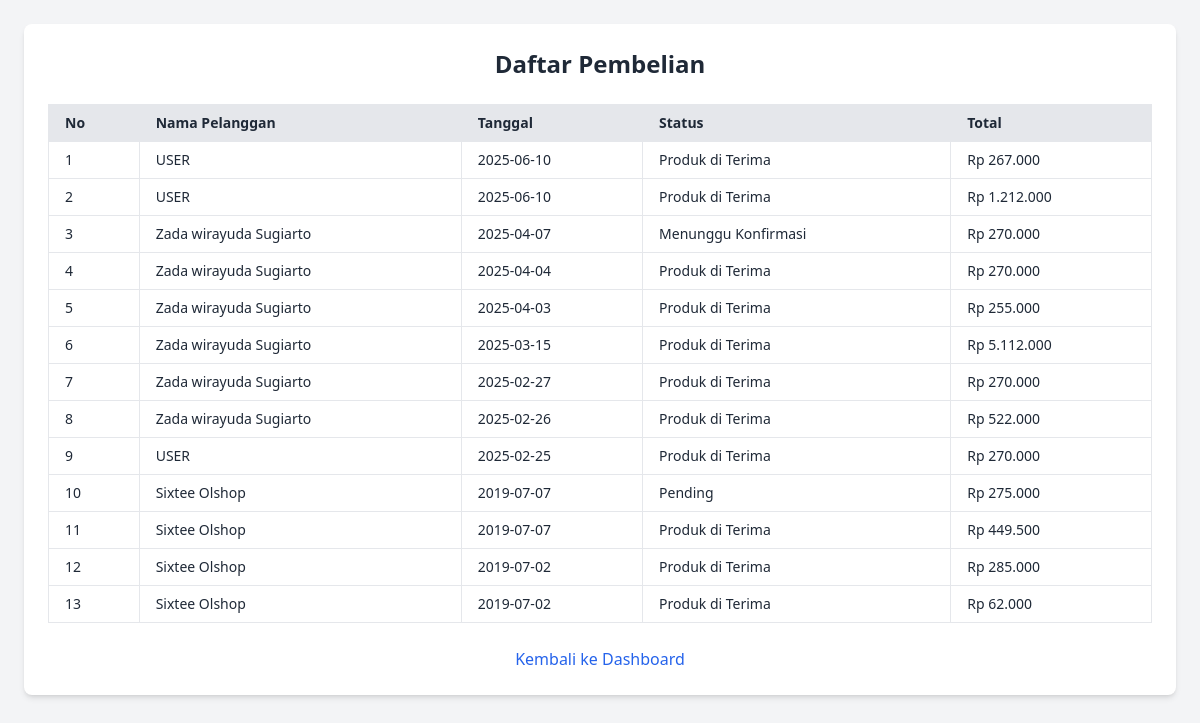
/owner/pembelian.php, run on the app's committed database.
### tables this page shows
CREATE TABLE `tb_pembelian` (
  `id_pembelian` int(11) NOT NULL,
  `id_pelanggan` int(11) NOT NULL,
  `id_prov` int(11) NOT NULL,
  `tanggal_pembelian` date NOT NULL,
  `total_pembelian` int(11) NOT NULL,
  `tarif` int(11) NOT NULL,
  `alamat` varchar(50) NOT NULL,
  `status` varchar(30) NOT NULL
);

CREATE TABLE `tb_pelanggan` (
  `id_pelanggan` int(11) NOT NULL,
  `email` varchar(30) NOT NULL,
  `password` varchar(30) NOT NULL,
  `nama_pelanggan` varchar(50) NOT NULL,
  `telepon` varchar(30) NOT NULL
);

### owner/pembelian.php (the view, shortened to what this page needs)
<?php
$conn = new mysqli("localhost", "root", "", "toko");
$query = "SELECT * FROM tb_pembelian
          JOIN tb_pelanggan ON tb_pembelian.id_pelanggan = tb_pelanggan.id_pelanggan
          ORDER BY tanggal_pembelian DESC";
$result = $conn->query($query);
?>
<!DOCTYPE html>
<html lang="id">
<head>
  <script src="https://cdn.tailwindcss.com"></script>
</head>
<body class="bg-gray-100 min-h-screen p-6">
  <div class="max-w-6xl mx-auto bg-white p-6 rounded-lg shadow-md">
    <h1 class="text-2xl font-bold text-center text-gray-800 mb-6">Daftar Pembelian</h1>
    <div class="overflow-x-auto">
      <table class="min-w-full text-sm text-left text-gray-800 border border-gray-200">
        <thead class="bg-gray-200 font-semibold">
          <tr>
            <th class="px-4 py-2 border">No</th>
            <th class="px-4 py-2 border">Nama Pelanggan</th>
            <th class="px-4 py-2 border">Tanggal</th>
            <th class="px-4 py-2 border">Status</th>
            <th class="px-4 py-2 border">Total</th>
          </tr>
        </thead>
        <tbody>
          <?php $no = 1; ?>
          <?php while ($row = $result->fetch_assoc()): ?>
          <tr class="border-b hover:bg-gray-50">
            <td class="px-4 py-2 border"><?= $no++; ?></td>
            <td class="px-4 py-2 border"><?= htmlspecialchars($row['nama_pelanggan']); ?></td>
            <td class="px-4 py-2 border"><?= $row['tanggal_pembelian']; ?></td>
            <td class="px-4 py-2 border"><?= $row['status']; ?></td>
            <td class="px-4 py-2 border">Rp <?= number_format($row['total_pembelian'], 0, ',', '.'); ?></td>
          </tr>
          <?php endwhile; ?>
        </tbody>
      </table>
    </div>
    <a href="index.php" class="block mt-6 text-center text-blue-600 hover:underline">Kembali ke Dashboard</a>
  </div>
</body>
</html>

### data on the page
tb_pembelian: id_pelanggan.nama_pelanggan "USER", tanggal_pembelian "2025-06-10", status "Produk di Terima", total_pembelian "267.000"
tb_pembelian: id_pelanggan.nama_pelanggan "USER", tanggal_pembelian "2025-06-10", status "Produk di Terima", total_pembelian "1.212.000"
tb_pembelian: id_pelanggan.nama_pelanggan "Zada wirayuda Sugiarto", tanggal_pembelian "2025-04-07", status "Menunggu Konfirmasi", total_pembelian "270.000"
tb_pembelian: id_pelanggan.nama_pelanggan "Zada wirayuda Sugiarto", tanggal_pembelian "2025-04-04", status "Produk di Terima", total_pembelian "270.000"
tb_pembelian: id_pelanggan.nama_pelanggan "Zada wirayuda Sugiarto", tanggal_pembelian "2025-04-03", status "Produk di Terima", total_pembelian "255.000"
tb_pembelian: id_pelanggan.nama_pelanggan "Zada wirayuda Sugiarto", tanggal_pembelian "2025-03-15", status "Produk di Terima", total_pembelian "5.112.000"
tb_pembelian: id_pelanggan.nama_pelanggan "Zada wirayuda Sugiarto", tanggal_pembelian "2025-02-27", status "Produk di Terima", total_pembelian "270.000"
tb_pembelian: id_pelanggan.nama_pelanggan "Zada wirayuda Sugiarto", tanggal_pembelian "2025-02-26", status "Produk di Terima", total_pembelian "522.000"
tb_pembelian: id_pelanggan.nama_pelanggan "USER", tanggal_pembelian "2025-02-25", status "Produk di Terima", total_pembelian "270.000"
tb_pembelian: id_pelanggan.nama_pelanggan "Sixtee Olshop", tanggal_pembelian "2019-07-07", status "Pending", total_pembelian "275.000"
tb_pembelian: id_pelanggan.nama_pelanggan "Sixtee Olshop", tanggal_pembelian "2019-07-07", status "Produk di Terima", total_pembelian "449.500"
tb_pembelian: id_pelanggan.nama_pelanggan "Sixtee Olshop", tanggal_pembelian "2019-07-02", status "Produk di Terima", total_pembelian "285.000"
tb_pembelian: id_pelanggan.nama_pelanggan "Sixtee Olshop", tanggal_pembelian "2019-07-02", status "Produk di Terima", total_pembelian "62.000"
